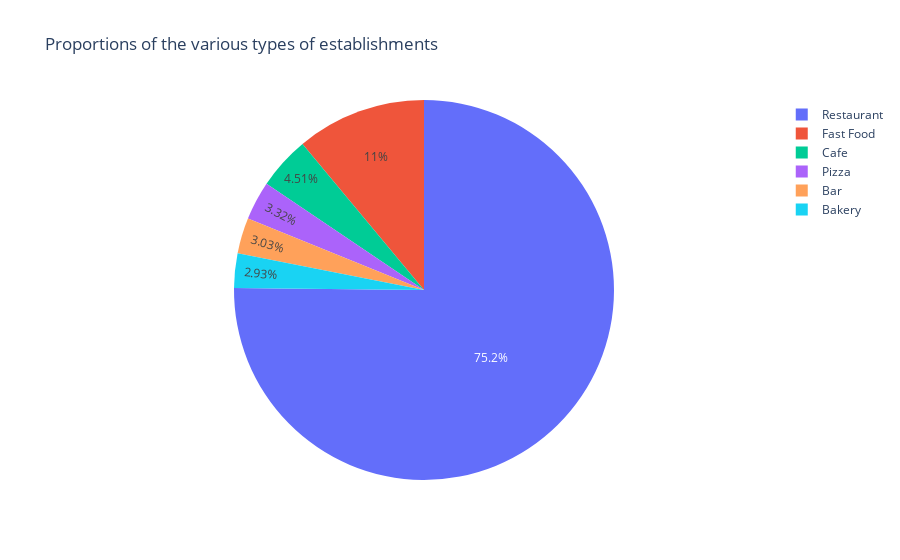

Write notebook code for a chart like this one.
### Code cell
rest_type = rest_types_count['object_type'].tolist()
count = rest_types_count['count'].tolist()
fig = go.Figure(data=[go.Pie(labels=rest_type, values=count)])
fig.update_layout(title="Proportions of the various types of establishments")
fig.show()

### Figure 1 — Plotly figure (JSON) as saved in the notebook; plotly's stock layout.template omitted (floating-point values rounded to 4 significant figures)
{"data": [{"labels": ["Bakery", "Bar", "Cafe", "Fast Food", "Pizza", "Restaurant"], "type": "pie", "values": [283, 292, 435, 1066, 320, 7255]}], "layout": {"title": {"text": "Proportions of the various types of establishments"}}}
